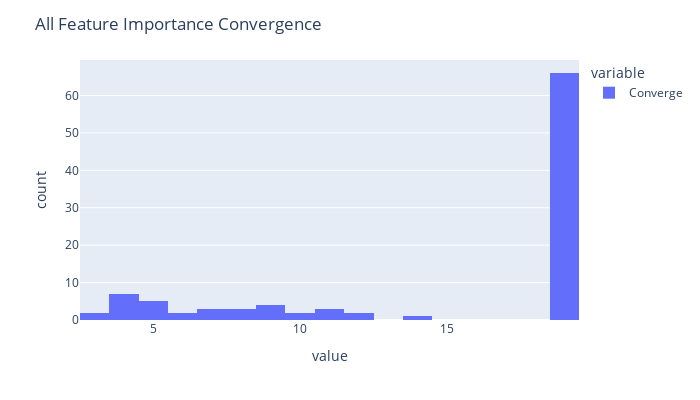

Notebook code cell kept with this figure:
### Code cell
fig = px.histogram(df_converge["Converge"], nbins = 20)

fig.update_layout(
    autosize=False,
    width=700,
    height=400,
    title_text=f"All Feature Importance Convergence"
)

fig.show()

### Figure 1 — Plotly figure (JSON) as saved in the notebook; plotly's stock layout.template omitted (floating-point values rounded to 4 significant figures)
{"data": [{"alignmentgroup": "True", "bingroup": "x", "hovertemplate": "variable=Converge<br>value=%{x}<br>count=%{y}<extra></extra>", "legendgroup": "Converge", "marker": {"color": "#636efa", "pattern": {"shape": ""}}, "name": "Converge", "nbinsx": 20, "offsetgroup": "Converge", "orientation": "v", "showlegend": true, "type": "histogram", "x": [19, 19, 19, 19, 12, 4, 19, 10, 8, 19, 19, 19, 19, 19, 19, 14, 4, 19, 19, 19, 9, 19, 19, 19, 19, 3, 12, 19, 9, 19, 19, 5, 19, 19, 4, 19, 19, 19, 7, 11, 10, 19, 19, 8, 19, 9, 19, 19, 4, 19, 19, 19, 7, 11, 19, 19, 19, 19, 19, 19, 19, 5, 9, 19, 19, 4, 19, 5, 19, 19, 19, 6, 19, 5, 19, 19, 19, 19, 19, 8, 11, 19, 19, 19, 19, 4, 6, 19, 19, 19, 4, 7, 19, 19, 5, 3, 19, 19, 19, 19], "xaxis": "x", "yaxis": "y"}], "layout": {"autosize": false, "barmode": "relative", "height": 400, "legend": {"title": {"text": "variable"}, "tracegroupgap": 0}, "margin": {"t": 60}, "title": {"text": "All Feature Importance Convergence"}, "width": 700, "xaxis": {"anchor": "y", "autorange": true, "domain": [0, 1], "range": [2.5, 19.5], "title": {"text": "value"}, "type": "linear"}, "yaxis": {"anchor": "x", "autorange": true, "domain": [0, 1], "range": [0, 69.47], "title": {"text": "count"}}}}
